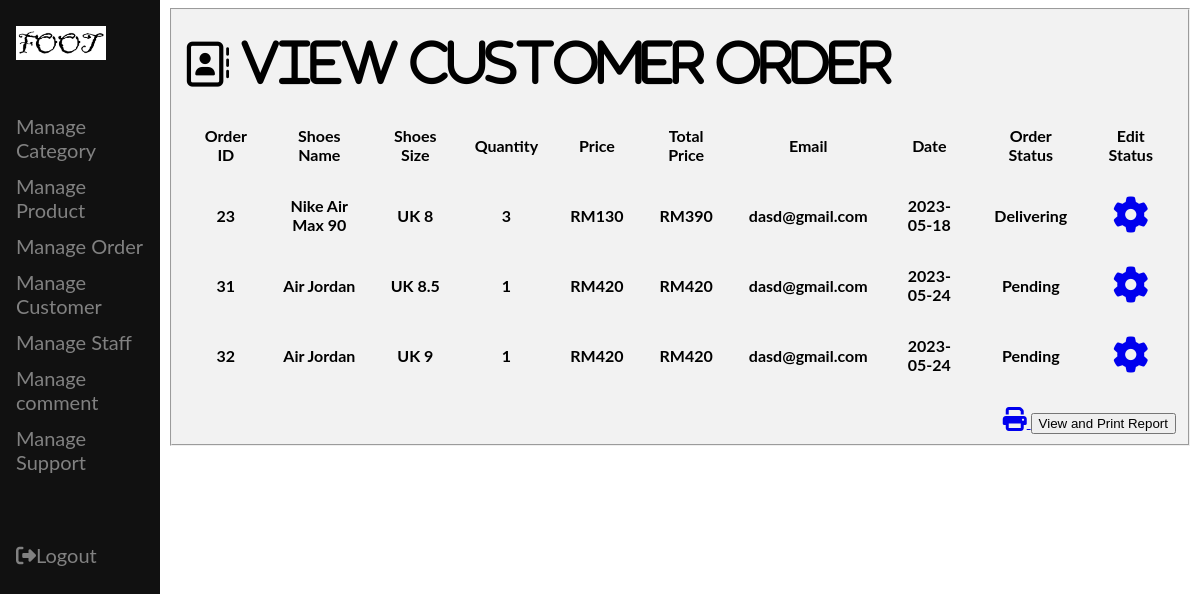
Screenshot of /manageorder.php with the database file from the repository.
### tables this page shows
CREATE TABLE `history` (
  `her_id` int(11) NOT NULL,
  `order_num` int(11) NOT NULL,
  `her_shoesname` varchar(50) NOT NULL,
  `her_size` varchar(10) NOT NULL,
  `her_quantity` int(11) NOT NULL,
  `her_price` int(11) NOT NULL,
  `her_email` varchar(30) NOT NULL,
  `user_id` int(11) NOT NULL,
  `order_status` varchar(20) NOT NULL DEFAULT 'Pending',
  `her_date` date NOT NULL,
  `shoe_image` varchar(255) NOT NULL,
  `his_name` varchar(50) NOT NULL,
  `his_email` varchar(50) NOT NULL,
  `his_pn` varchar(30) NOT NULL,
  `his_address` varchar(80) NOT NULL,
  `his_state` varchar(20) NOT NULL,
  `his_code` varchar(30) NOT NULL,
  `his_cardnum` varchar(30) NOT NULL,
  `his_cardname` varchar(30) NOT NULL,
  `his_cardmonth` varchar(3) NOT NULL,
  `his_cardyear` varchar(3) NOT NULL,
  `his_securecode` varchar(5) NOT NULL,
  `total` int(30) NOT NULL
);

### manageorder.php (the view, shortened to what this page needs)
<?php
    include 'adminheader.php';
    include 'conn.php';
?>
<!DOCTYPE html>
<html lang="en">
<head>
    <link rel="stylesheet" href="https://cdnjs.cloudflare.com/ajax/libs/font-awesome/4.7.0/css/font-awesome.min.css">
</head>
<body>
<div id="wrapper">
<div class="middle">
    <fieldset>
    <?php
        $sql = "select * from history";
        $result = mysqli_query($conn,$sql);
        ?>
        <h1><i class="fa fa-address-book-o" style="font-size:45px"><b style="font-size: 50px;"> View Customer Order </b></i></h1>
      <table border="0px">
        <tr>
          <th>Order ID</th>
          <th>Shoes Name </th>
          <th>Shoes Size</th>
          <th>Quantity</th>
          <th>Price</th>
          <th>Total Price</th>
          <th>Email</th>
          <th>Date</th>
          <th>Order Status</th>
          <th>Edit Status</th>
        </tr>
        <?php
        while($row = mysqli_fetch_array($result))
        {
          $total=0;
          $p=$row["her_price"];
          $q=$row["her_quantity"];
          $subtotal=$p*$q;
          $total =  $total + $subtotal;
            ?>
        <tr>
          <th><?php echo $row["her_id"]; ?></th>
          <th><?php echo $row["her_shoesname"];	?></th>
          <th>UK <?php echo $row["her_size"];	?></th>
          <th><?php echo $row["her_quantity"];?></th>
          <th>RM<?php echo $p;?></th>
          <th>RM<?php echo $total;?></th>
          <th><?php echo $row["her_email"];?></th>
          <th><?php echo $row["her_date"];?></th>
          <th><?php echo $row["order_status"];?></th>
          <th><a href="admin_history.php?her_id=<?php echo $row["her_id"];?>&&admin_id=<?php echo $id ?>" alt="update"><i class="fa fa-cog" style="font-size:36px"></i></a></th>
        </tr>
            <?php
        }
		?>
      </table>
<p>
      <span class="right" ><a href="reportorder.php?admin_id=<?php echo $id ?>" alt="insert"> <i class='fas fa-print' style='font-size:24px'></i> <input type="button" value="View and Print Report"></span></p>
    </fieldset>
  </div>
</div>
</body>
</html>

### adminheader.php (style rules this page uses)
i { size: 20px; }
body { font-family: "Lato", sans-serif; }

### manageorder.php (style rules this page uses)
fieldset { background-color: #f2f2f2; font-weight: bold; }
.middle { margin: auto; padding-left: 160px; }
.right { float: right; }
td, th { padding: 15px ; }

### rows the page displays
history: her_id "23", her_shoesname "Nike Air Max 90", her_size "8", her_quantity "3", her_price "130", total "390", her_email "dasd@gmail.com", her_date "2023-05-18", order_status "Delivering"
history: her_id "31", her_shoesname "Air Jordan", her_size "8.5", her_quantity "1", her_price "420", total "420", her_email "dasd@gmail.com", her_date "2023-05-24", order_status "Pending"
history: her_id "32", her_shoesname "Air Jordan", her_size "9", her_quantity "1", her_price "420", total "420", her_email "dasd@gmail.com", her_date "2023-05-24", order_status "Pending"
